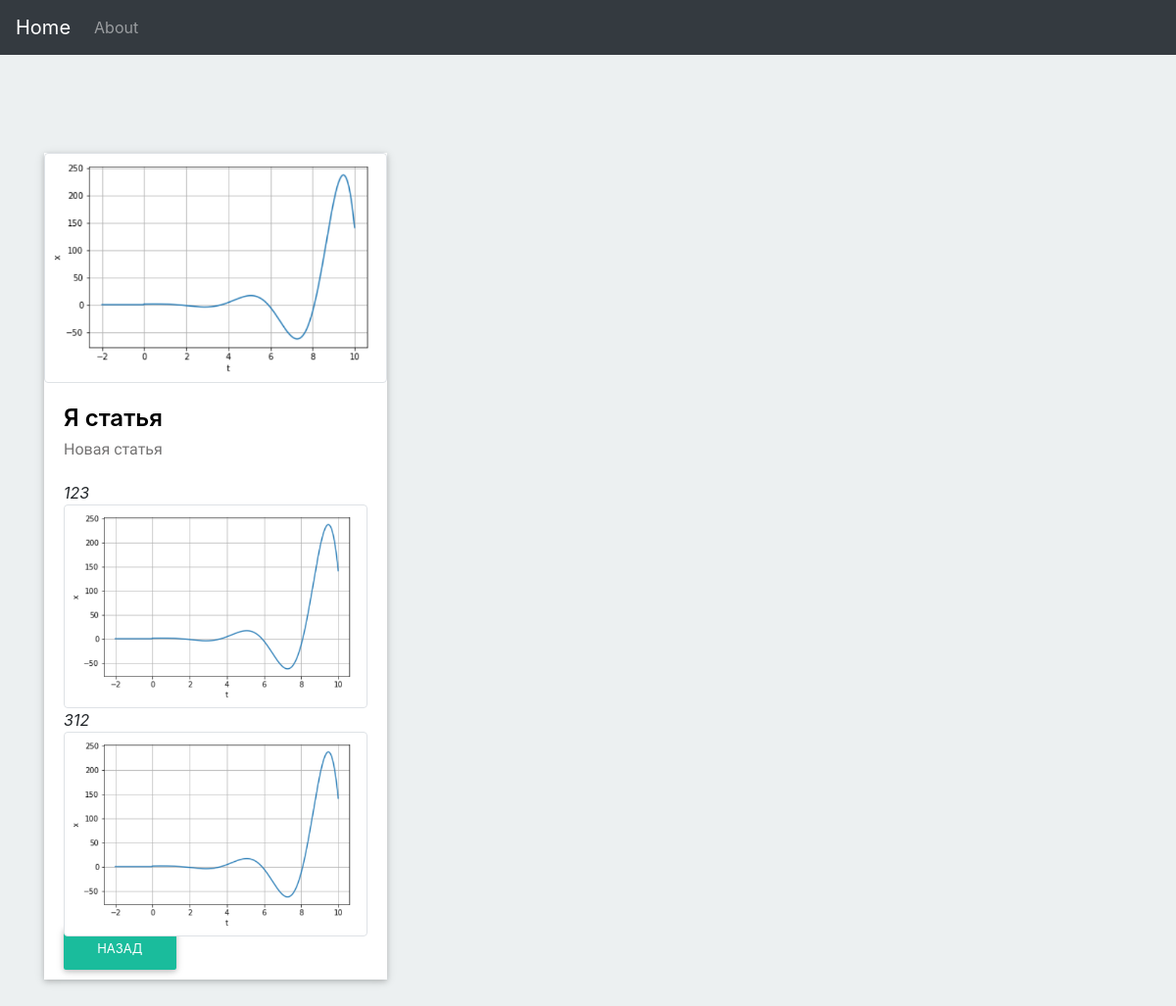
Page /about/4/ on the committed database.
### pages/models.py (models this page shows, shortened)
class Article(models.Model):
    title = models.CharField(max_length=256)
    text = models.TextField()
    date_pub = models.DateTimeField()
    class Meta:
        verbose_name = 'Статья'
        verbose_name_plural = 'Статьи'

class ImageGallery(models.Model):
    name = models.CharField(max_length=256)
    image = models.ImageField(upload_to='images/')
    gallery = models.ForeignKey('Article', on_delete=models.CASCADE)
    class Meta:
        verbose_name = 'Фотография'
        verbose_name_plural = 'Фотографии'

### pages/views.py (the view)
# urls.py: path('about/<int:article_id>/', detail, name='detail'),
def detail(request, article_id):
    try:
        a = Article.objects.get( id = article_id )
    except:
        raise Http404("Статья не найдена")
    return render(request, 'detail.html', { 'article': a} )

### templates/detail.html (shortened to what this page needs)
{% extends 'base.html' %}
{% block content %}
    <section class="details-card">
    <div class="container">
        <div class="row">
            <div class="col-md-4">
                <div class="card-content">
                    <div class="card-img">
                        <img src="{{ article.imagegallery_set.first.image.url }}" class="img-thumbnail">
                    </div>
                    <div class="card-desc">
                        <h3>{{article.title}}</h3>
                        <p>{{article.text}}</p>
                        {% if article.imagegallery_set.count > 1 %}
                            {% for a in article.imagegallery_set.all %}
                                <div class="card-img">
                                    <em>{{a.name}}</em> <br>
                                    <img src="{{ article.imagegallery_set.first.image.url }}" class="img-thumbnail">
                                </div>
                            {% endfor %}
                        {% endif %}
                        <a href="{% url 'about' %}" class="btn-card">Назад</a>
                    </div>
                </div>
            </div>
        </div>
    </div>
    </section>
{% endblock content %}

### static/css/blog.css (style rules this page uses)
section { padding: 100px 0; }
.details-card { background: #ecf0f1; }
.card-content { background: #ffffff; border: 4px; box-shadow: 0 2px 5px 0 rgba(0,0,0,.16), 0 2px 10px 0 rgba(0,0,0,.12); }
.card-img { position: relative; overflow: hidden; border-radius: 0; z-index: 1; }
.card-img img { width: 100%; height: auto; display: block; }
.card-desc { padding: 1.25rem; }
.card-desc h3 { color: #000000; font-weight: 600; font-size: 1.5em; line-height: 1.3em; margin-top: 0; margin-bottom: 5px; padding: 0; }
.card-desc p { color: #747373; font-size: 14px; font-weight: 400; font-size: 1em; line-height: 1.5; margin: 0px; margin-bottom: 20px; padding: 0; font-family: 'Raleway', sans-serif; }
.btn-card { background-color: #1ABC9C; color: #fff; box-shadow: 0 2px 5px 0 rgba(0,0,0,.16), 0 2px 10px 0 rgba(0,0,0,.12); padding: .84rem 2.14rem; font-size: .81rem; -webkit-transition: color .15s ease-in-out,background-color .15s ease-in-out,border-color .15s ease-in-out,-webkit-box-shadow .15s ease-in-out; transition: color .15s ease-in-out,background-color .15s ease-in-out,border-color .15s ease-in-out,-webkit-box-shadow .15s ease-in-out; -o-transition: color .15s ease-in-out,background-color .15s ease-in-out,border-color .15s ease-in-out,box-shadow .15s ease-in-out; transition: color .15s ease-in-out,background-color .15s ease-in-out,border-color .15s ease-in-out,box-shadow .15s ease-in-out; transition: color .15s ease-in-out,background-color .15s ease-in-out,border-color .15s ease-in-out,box-shadow .15s ease-in-out,-webkit-box-shadow .15s ease-in-out; margin: 0; border: 0; -webkit-border-radius: .125rem; border-radius: .125rem; cursor: pointer; text-transform: uppercase; white-space: normal; word-wrap: break-word; color: #fff; }
a.btn-card { text-decoration: none; color: #fff; }
body { background-color:#f0f1f3 }
img { max-width:100%;height:auto }

### rows in the picture
Article: imagegallery_set.first.image (picture), title "Я статья", text "Новая статья"
ImageGallery: name "123", imagegallery_set.first.image (picture)
ImageGallery: name "312", imagegallery_set.first.image (picture)
